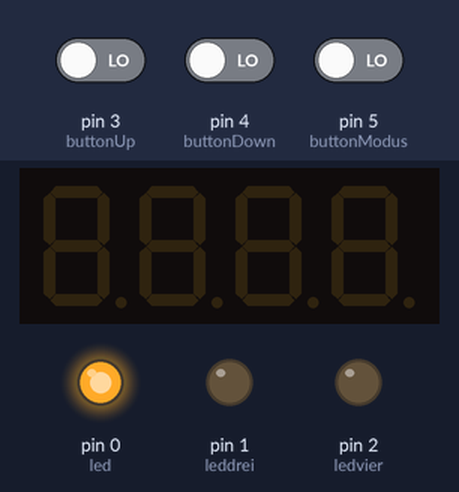
The sketch below on a simulated Arduino Uno, built with avr-gcc and run on an emulated ATmega328P. On the bench: 4-digit seven-segment display, output pins drawn as LEDs (lit = HIGH). Dashed ring = blinking. The test bench sets the inputs (shaded band); at power-on: pin 3 (buttonUp) LOW, pin 4 (buttonDown) LOW, pin 5 (buttonModus) LOW.

Above: at 1.2 s.
1.3 s: pin 3 (buttonUp) driven HIGH and pin 4 (buttonDown) driven HIGH and pin 5 (buttonModus) driven HIGH
At 2.0 s:
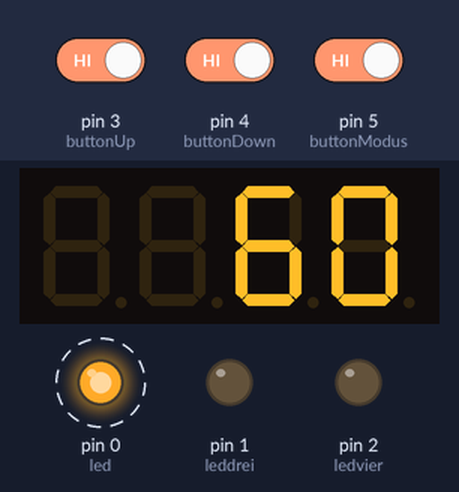
4.3 s: pin 3 (buttonUp) driven LOW
At 5.7 s:
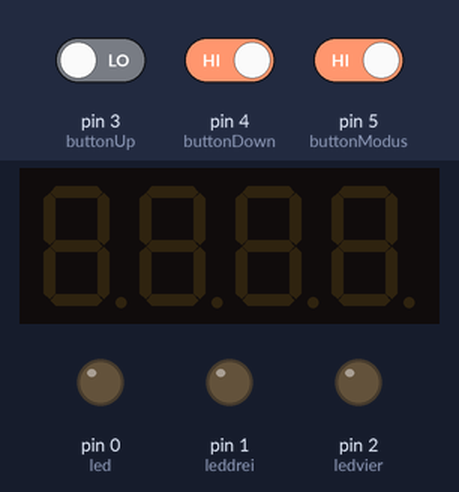
6.0 s: pin 3 (buttonUp) driven HIGH
At 7.6 s:
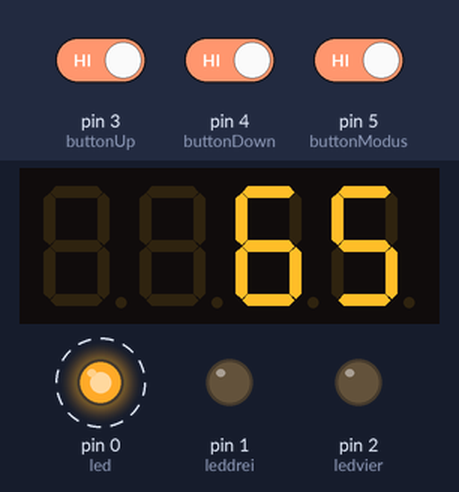
9.0 s: pin 4 (buttonDown) driven LOW
At 9.0 s:
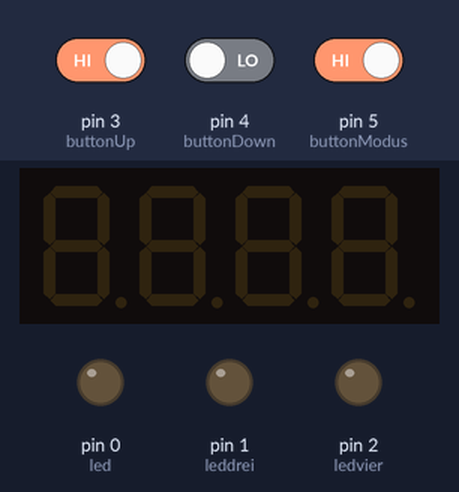
10.5 s: pin 4 (buttonDown) driven HIGH
At 13.9 s:
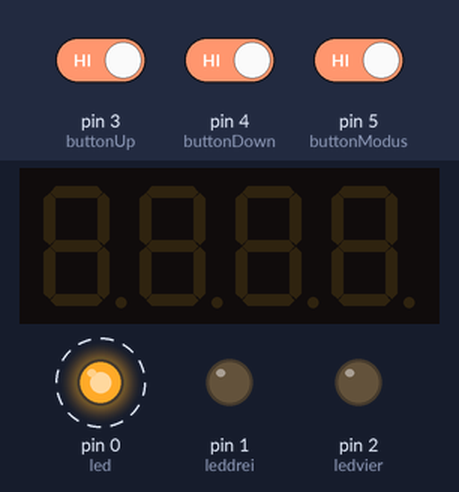
Timing chart, 0 to 14.5 s (numbered marks = the images above; inputs shaded):
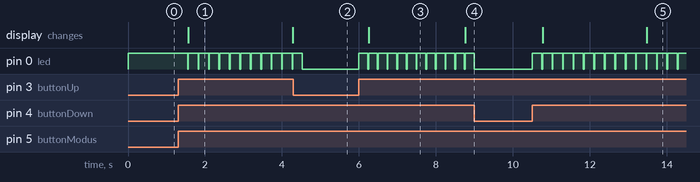

Measured:
- after the input at 1.3 s, pin 0 (led): alternates HIGH for 0.25 s and LOW for 0.02 s, starting after 0.25 s; the display: changes after 0.27 s (image 1)
- after the input at 4.3 s, pin 0 (led): goes on until 4.5 s, then stays LOW
- after the input at 6.0 s, pin 0 (led): alternates HIGH for 0.23 s and LOW for 0.02 s, starting at once; the display: changes after 0.25 s (image 3)
- after the input at 9.0 s, pin 0 (led): stops changing and stays LOW
- after the input at 10.5 s, pin 0 (led): alternates HIGH for 0.25 s and LOW for 0.02 s, starting at once; the display: first changes after 0.27 s (image 5 shows a later state)

The sketch:

Taktgeberv2.ino
```cpp
#include <Arduino.h>
#include <TM1637Display.h>
#define CLK 7
#define DIO 6
#define TEST_DELAY   1000
TM1637Display display(CLK, DIO);
const int led = 0;
const int leddrei = 1;
const int ledvier = 2;
const int buttonUp = 3;
const int buttonDown = 4;
const int buttonModus = 5;
int buttonUp_state = LOW;
int buttonDown_state = LOW;
int buttonModus_state = LOW;
int takt = 60;
float ton;
float pause;
int wait = 10;
int taktModus = 4;
int noteNumber = 1;


void setup() {
  pinMode(led, OUTPUT);
  pinMode(leddrei, OUTPUT);
  pinMode(ledvier, OUTPUT);
  pinMode(buttonUp, INPUT);
  pinMode(buttonDown, INPUT);
  pinMode(buttonModus, INPUT);

  digitalWrite(led, HIGH);

  display.setBrightness(0x02);


}

void loop() {


  buttonUp_state = digitalRead(buttonUp);
  buttonDown_state = digitalRead(buttonDown);
  buttonModus_state = digitalRead(buttonModus);
  if (LOW == buttonUp_state) {
    takt=takt+5;
    if (takt>180){ takt=180; }
    while (LOW == buttonUp_state) {
      buttonUp_state = digitalRead(buttonUp);
    }
    wait = 10;
  }
  if (LOW == buttonDown_state) {
    takt=takt-5;
    if (takt<60) { takt=60; }
    while (LOW == buttonDown_state) {
      buttonDown_state = digitalRead(buttonDown);
    }
    wait = 10;
  }

  if (LOW == buttonModus_state) {
    if (taktModus == 4) { taktModus = 3; }
    else { taktModus = 4; }
    while (LOW == buttonModus_state) {
      buttonModus_state = digitalRead(buttonModus);
    }
    wait = 10;
  }
  ton = ((float)60000) / ((float)takt);
  ton = ton / 4;
  if(taktModus==4) {
    if (noteNumber==1) {
      pause=ton*2;
     ton=pause;
    } else {
      pause=ton*3;
    }
  }


  digitalWrite(led, HIGH);
  delay(ton);
  digitalWrite(led, LOW);
  delay(pause);
  if (wait>0){
    display.showNumberDec(takt, false);

    if(taktModus==4)
    {digitalWrite(8,HIGH);
    digitalWrite(13,LOW);}
    else
    {digitalWrite(13,HIGH);
    digitalWrite(8,LOW);}
  }
  else{
    display.clear();
    digitalWrite(13,LOW);
    digitalWrite(8,LOW);
  }
  wait = wait - 1;
  noteNumber = noteNumber + 1;
  if (noteNumber == taktModus){noteNumber=1;}
}
```
